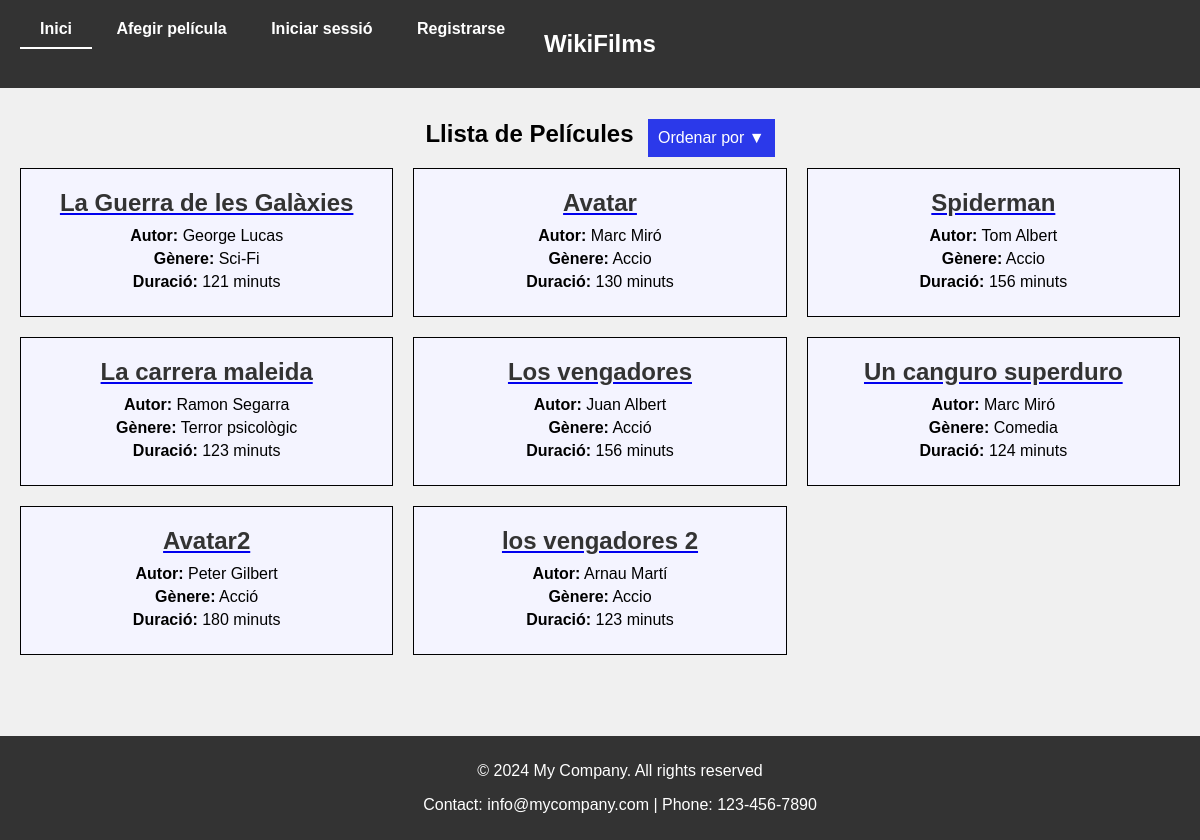
The page / on the database its author committed.
### films/models.py (models this page shows, shortened)
class Film(models.Model):
    title = models.CharField(max_length=100)
    author = models.CharField(max_length=100)
    genre = models.CharField(max_length=100, blank=True, null=True)
    duration = models.IntegerField()
    actors = models.ManyToManyField(Actor, related_name='films')

### films/views.py (the view)
# urls.py: path('', BookListView.as_view(), name='book_list'),
class BookListView(ListView):
    model = Film
    template_name = 'film_list.html'
    context_object_name = 'books'
    def get_queryset(self):
        queryset = super().get_queryset()  # Obtiene el queryset base de la clase padre
        order_by = self.request.GET.get('order')  # Obtiene el parámetro de orden
        direction = self.request.GET.get('direction')  # Obtiene el parámetro de dirección
        if order_by == 'duracion':
            if direction == 'asc':
                queryset = queryset.order_by('duration')
            elif direction == 'desc':
                queryset = queryset.order_by('-duration')
        elif order_by == 'alfabetico':
            if direction == 'asc':
                queryset = queryset.order_by('title')
            elif direction == 'desc':
                queryset = queryset.order_by('-title')
        return queryset

### templates/film_list.html (shortened to what this page needs)
{% extends "base.html" %}
{% block content %}
    {% load static %}
    <link rel="stylesheet" type="text/css" href="{% static 'film_list.css' %}">
<div class="container">
  <h2 class="section-title">Llista de Películes</h2>
  <div class="dropdown">
    <button class="dropbtn">Ordenar por <span class="current-order">▼</span></button>
  </div>
</div>
<div class="film-container">
    {% for film in books %}
            <div class="film-item">
                <a href="{% url 'book_detail' pk=film.pk %}">
                    <h2>{{ film.title }}</h2>
                </a>
                <div class="film-info">
                    <div><strong>Autor:</strong> {{ film.author }}</div>
                    <div><strong>Gènere:</strong> {{ film.genre }}</div>
                    <div><strong>Duració:</strong> {{ film.duration }} minuts</div>
                </div>
            </div>
    {% endfor %}
</div>
{% endblock %}

### static/base.css (style rules this page uses)
body { font-family: Arial, sans-serif; margin: 20px; background-color: #f0f0f0; height: 100vh; }
h2 { margin-top: 100px; }

### static/film_list.css (style rules this page uses)
.film-item h2 { margin-top: 0; margin-bottom: 10px; font-size: 24px; color: #333; text-decoration: none; transition: color 0.3s ease; }
.film-container { display: grid; grid-template-columns: repeat(auto-fill, minmax(300px, 1fr)); gap: 20px; justify-content: center; }
.film-item { border: 1px solid #000000; padding: 20px; text-align: center; background: #f4f4ff; }
.film-info div { margin-bottom: 5px; }
.container { text-align: center; }
.section-title { display: inline-block; margin-right: 10px; }
.dropdown { display: inline-block; vertical-align: middle; }
.dropdown { position: relative; display: inline-block; }
.dropbtn { background-color: #2b39ea; color: white; padding: 10px; font-size: 16px; border: none; cursor: pointer; }

### rows shown on the page
Film: title "La Guerra de les Galàxies", author "George Lucas", genre "Sci-Fi", duration "121"
Film: title "Avatar", author "Marc Miró", genre "Accio", duration "130"
Film: title "Spiderman", author "Tom Albert", genre "Accio", duration "156"
Film: title "La carrera maleida", author "Ramon Segarra", genre "Terror psicològic", duration "123"
Film: title "Los vengadores", author "Juan Albert", genre "Acció", duration "156"
Film: title "Un canguro superduro", author "Marc Miró", genre "Comedia", duration "124"
Film: title "Avatar2", author "Peter Gilbert", genre "Acció", duration "180"
Film: title "los vengadores 2", author "Arnau Martí", genre "Accio", duration "123"
